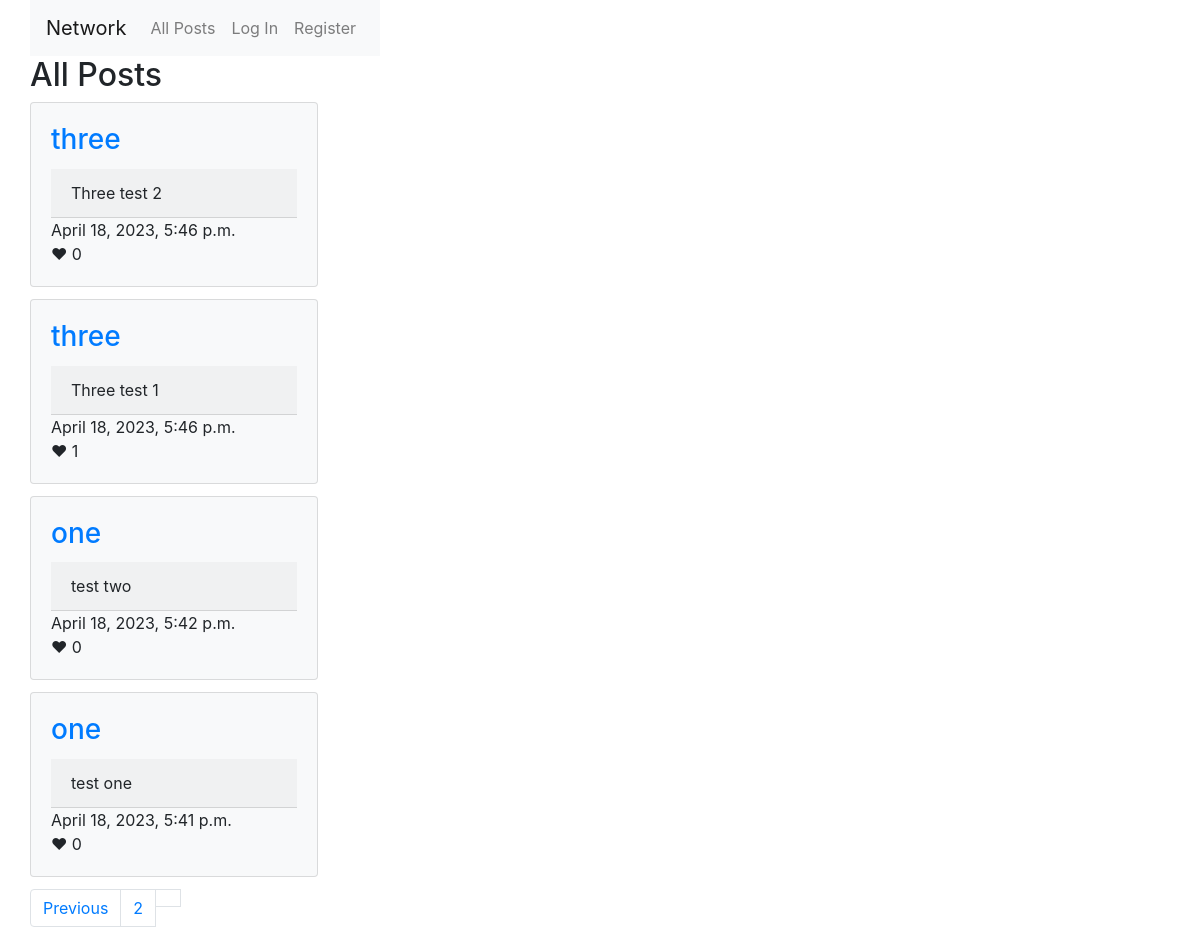
/?page=3, run on the app's committed database.
### network/models.py (models this page shows, shortened)
class Posts(models.Model):
    user = models.ForeignKey(User, on_delete=models.CASCADE)
    content = models.CharField(max_length=280)
    datetime = models.DateTimeField(auto_now_add=True)
    likes = models.ManyToManyField(User, symmetrical=False, blank=True, related_name="likes")
    def LikeCount(self):
        return self.likes.count()
    class Meta:
        ordering = ['-datetime']

class User(AbstractUser):
    followers = models.ManyToManyField('self', symmetrical=False, blank=True)
    def __str__(self):
        return f"{self.username}"

### network/views.py (the view)
# urls.py: path("", views.index, name="index"),
def index(request):
    all_posts = Posts.objects.all()
    paginator_all = Paginator(all_posts, 10)
    page_number = 1
    if request.GET.get("page") != None:
        page_number = request.GET.get("page")
    return render(request, "network/index.html", {
        "all_posts": paginator_all.page(page_number),
        })

### network/templates/network/index.html (shortened to what this page needs)
{% extends "network/layout.html" %}
{% block body %}
<div class="container">
    <div class="row align-items-center">
        <h2>All Posts</h2>
    </div>
</div>
<div class="container">
    <div class="row align-items-center">
    {% for post in all_posts%}
        <div class="card-columns">
            <div class="card bg-light" style="width: 18rem;">
                <div class="card-body">
                    <h3 class="card-title"><a href="{% url 'user' post.user.username %}">{{post.user}}</a></h3>
                    <div class="card-header"  id="content{{post.pk}}">{{post.content}}</div>
                    <div>{{post.datetime}}</div>
                    {% if not post.user == user %}
                        <div onclick=likePost(this.id) id="like{{post.pk}}">
                            ❤
                            {% if post.LikeCount > 0 %}
                            {{post.LikeCount}}
                            {% else %}
                                0
                            {% endif %}
                        </div>
                    {% endif %}
                </div>
            </div>
        </div>
    {% endfor %}
</div>
</div>
<div class="container">
    <div class="row align-items-center">
    <div>
        <nav aria-label="Page navigation">
            <ul class="pagination">
                {% if all_posts.has_previous %}
                    <li class="page-item"><a class="page-link" href="?page={{all_posts.previous_page_number}}">Previous</a></li>
                    <li class="page-item"><a class="page-link" href="?page={{all_posts.previous_page_number}}">{{ all_posts.previous_page_number}}</a></li>
                {% endif %}
                <li><a class="page-link" href="">{{all_posts.page_number}}</a></li>
            </ul>
        </nav>
    </div>
</div>
</div>
{% endblock %}

### data on the page
Posts: user "three", content "Three test 2", datetime "April 18, 2023, 5:46 p.m."
Posts: user "three", content "Three test 1", datetime "April 18, 2023, 5:46 p.m.", LikeCount "1"
Posts: user "one", content "test two", datetime "April 18, 2023, 5:42 p.m."
Posts: user "one", content "test one", datetime "April 18, 2023, 5:41 p.m."

### other printed values
{{ all_posts.previous_page_number }} "2"
